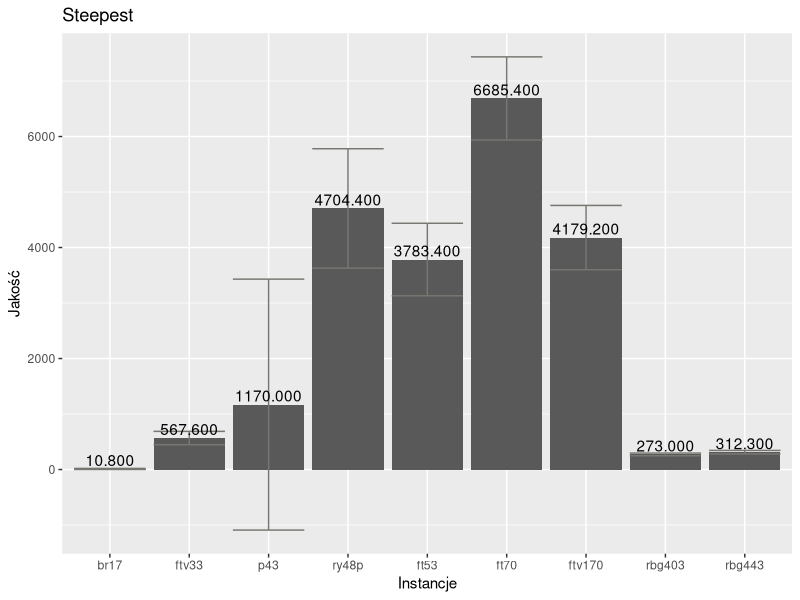
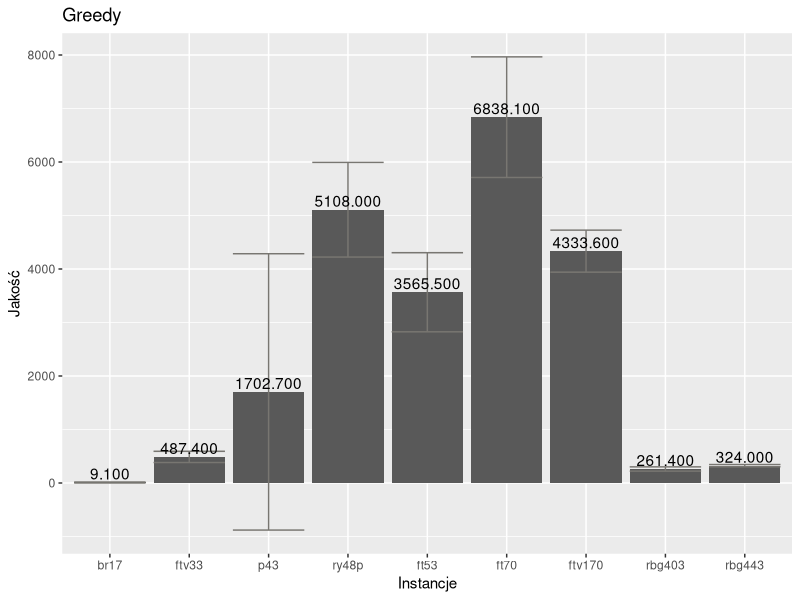
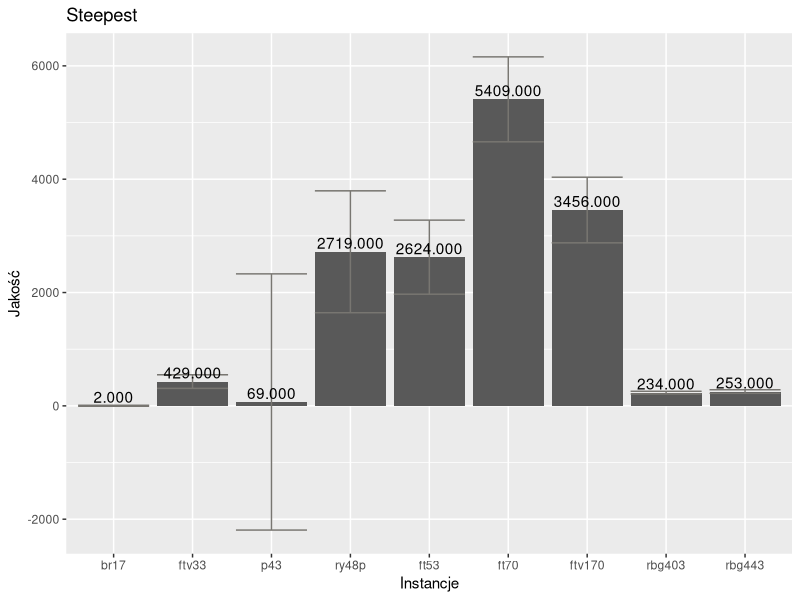
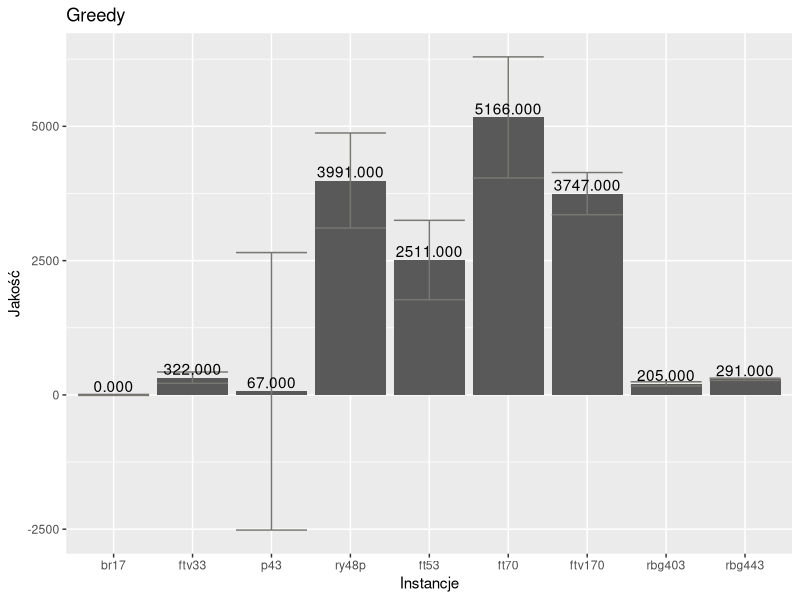
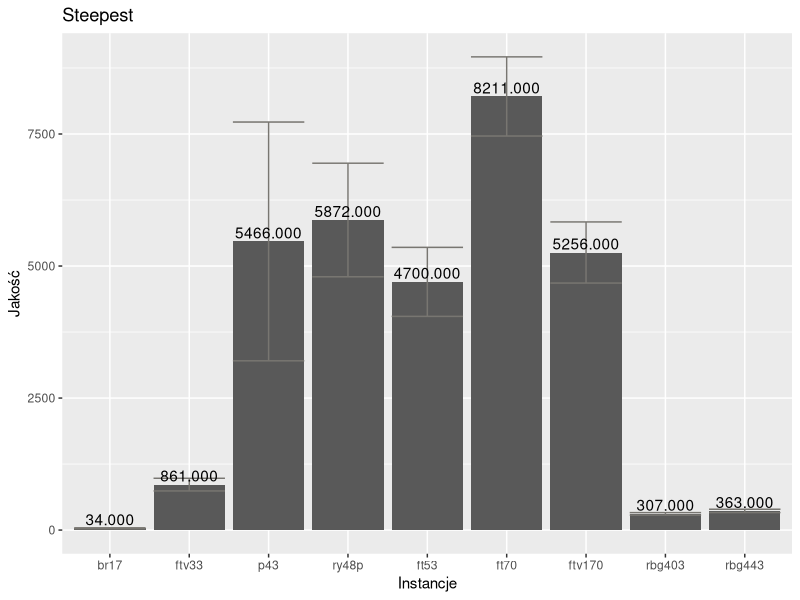
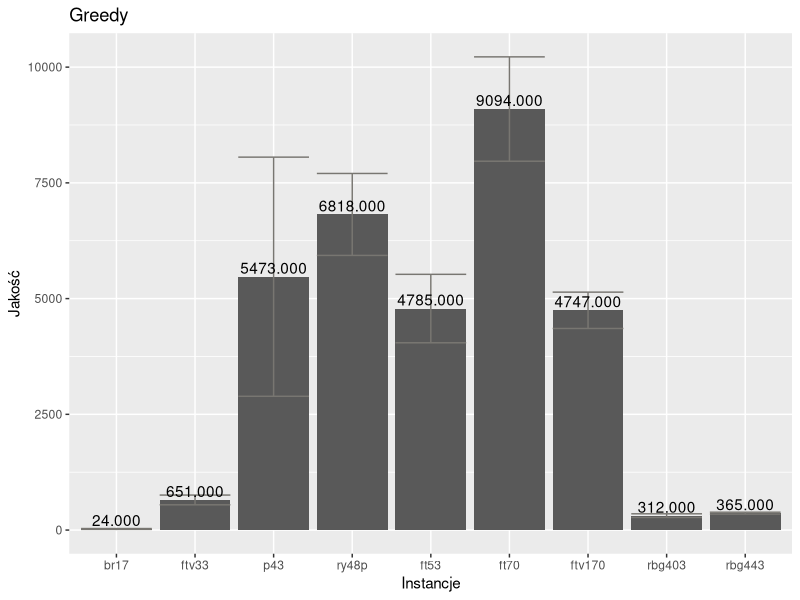
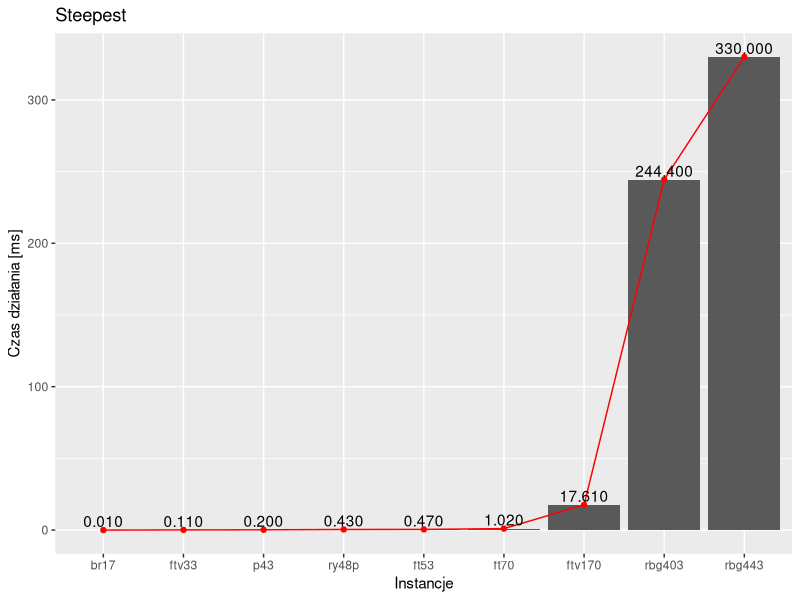
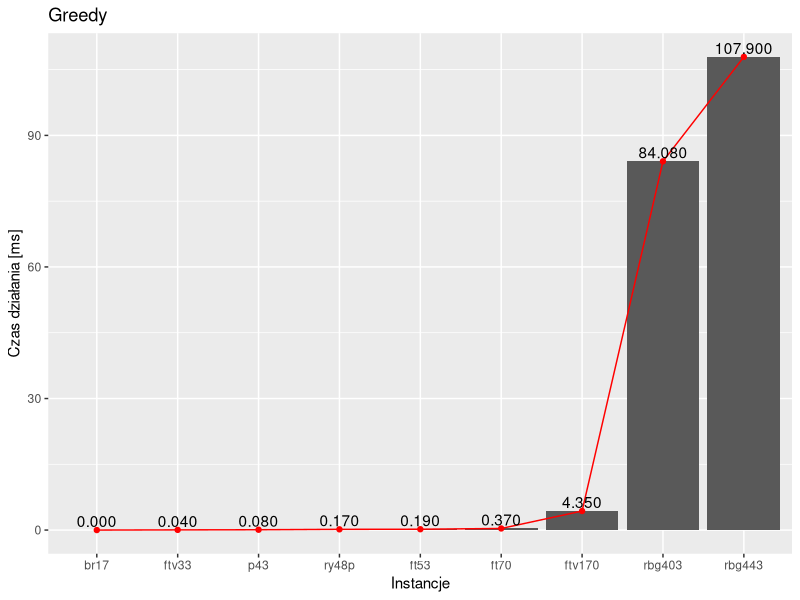

R code for these plots, in order:
## ---- chunk 1
knitr::opts_chunk$set(echo = TRUE)
## ---- chunk 2
library(dplyr)
library(ggplot2)
## ---- chunk 3
print(getwd())
results <- read.table("./../results/resultsWithout_kro124p.csv", head=TRUE, sep=",")
#perm <- select(results, "resultPermutation")[1,1]
#as.numeric(unlist(strsplit(perm, "\\|")))
algs_unique_names <- unique(results[["algName"]])
## ---- chunk 4
gp <- group_by(results, algName, setName)
gp <- summarize(gp, diff=mean(result-optimalResult), std=sd(result-optimalResult), nOfCities=mean(nOfCities))

for(uniqueAlgName in algs_unique_names)
{
  temp <- filter(gp, algName==uniqueAlgName)

plot <- ggplot(temp, aes(x=reorder(setName, nOfCities), y=diff, std=std, group=1)) +
  geom_bar(stat="identity", position="identity") +
  #geom_point(colour="red") +
  #geom_line(colour="red") +
  geom_errorbar(aes(ymin=diff-std, ymax=diff+std), colour="#787671") +
  geom_text(aes(label=sprintf("%0.3f", round(diff, digits=2))), position=position_dodge(width=0.9), vjust=-0.25) +
  labs(x="Instancje", y="Jakość", title=uniqueAlgName)

  
  filename <- paste("../results/zad2_point1_mean_",uniqueAlgName, ".pdf", sep="")
  ggsave(filename, plot=plot)
  print(plot)
}

## ---- chunk 5
gp <- group_by(results, algName, setName)
gp <- summarize(gp, diff=min(result-optimalResult), std=sd(result-optimalResult), nOfCities=mean(nOfCities))

for(uniqueAlgName in algs_unique_names)
{
  temp <- filter(gp, algName==uniqueAlgName)

plot <- ggplot(temp, aes(x=reorder(setName, nOfCities), y=diff, std=std, group=1)) +
  geom_bar(stat="identity", position="identity") +
  #geom_point(colour="red") +
  #geom_line(colour="red") +
  geom_errorbar(aes(ymin=diff-std, ymax=diff+std), colour="#787671") +
  geom_text(aes(label=sprintf("%0.3f", round(diff, digits=2))), position=position_dodge(width=0.9), vjust=-0.25) +
  labs(x="Instancje", y="Jakość", title=uniqueAlgName)

  filename <- paste("../results/zad2_point1_min_",uniqueAlgName, ".pdf", sep="")
  ggsave(filename, plot=plot)
  print(plot)
}

## ---- chunk 6
gp <- group_by(results, algName, setName)
gp <- summarize(gp, diff=max(result-optimalResult), std=sd(result-optimalResult), nOfCities=mean(nOfCities))

for(uniqueAlgName in algs_unique_names)
{
  temp <- filter(gp, algName==uniqueAlgName)

plot <- ggplot(temp, aes(x=reorder(setName, nOfCities), y=diff, std=std, group=1)) +
  geom_bar(stat="identity", position="identity") +
  #geom_point(colour="red") +
  #geom_line(colour="red") +
  geom_errorbar(aes(ymin=diff-std, ymax=diff+std), colour="#787671") +
  geom_text(aes(label=sprintf("%0.3f", round(diff, digits=2))), position=position_dodge(width=0.9), vjust=-0.25) +
  labs(x="Instancje", y="Jakość", title=uniqueAlgName)

  filename <- paste("../results/zad2_point1_max_",uniqueAlgName, ".pdf", sep="")
  ggsave(filename, plot=plot)
  print(plot)
}

## ---- chunk 7
gp <- group_by(results, algName, setName)
gp <- summarize(gp, timeOfRunningInMs=mean(timeOfRunningInMs), std=sd(timeOfRunningInMs), nOfCities=mean(nOfCities))

for(uniqueAlgName in algs_unique_names)
{
  temp <- filter(gp, algName==uniqueAlgName)

plot <- ggplot(temp, aes(x=reorder(setName, nOfCities), y=timeOfRunningInMs, group=1)) +
  geom_bar(stat="identity", position="identity") +
  geom_point(colour="red") +
  geom_line(colour="red") +
  geom_errorbar(aes(ymin=timeOfRunningInMs-std, ymax=timeOfRunningInMs+std), colour="#787671") +
  geom_text(aes(label=sprintf("%0.3f", round(timeOfRunningInMs, digits=2))), position=position_dodge(width=0.9), vjust=-0.25) +
  labs(x="Instancje", y="Czas działania [ms]", title=uniqueAlgName)

  filename <- paste("../results/zad2_point2_",uniqueAlgName, ".pdf", sep="")
  ggsave(filename, plot=plot)
  print(plot)
}

## ---- chunk 8
gp <- group_by(results, algName, setName)
gp <- summarize(gp, meanNumberOfSteps=mean(numberOfSteps), std=sd(numberOfSteps), nOfCities=mean(nOfCities))

for(uniqueAlgName in algs_unique_names)
{
  temp <- filter(gp, algName==uniqueAlgName)

plot <- ggplot(temp, aes(x=reorder(setName, nOfCities), y=meanNumberOfSteps, group=1)) +
  geom_bar(stat="identity", position="identity") +
  geom_point(colour="red") +
  geom_line(colour="red") +
  geom_errorbar(aes(ymin=meanNumberOfSteps-std, ymax=meanNumberOfSteps+std), colour="#787671") +
  geom_text(aes(label=sprintf("%0.3f", round(meanNumberOfSteps, digits=2))), position=position_dodge(width=0.9), vjust=-0.25) +
  labs(x="Instancje", y="Średnia liczba kroków", title=uniqueAlgName)

  filename <- paste("../results/zad2_point4_",uniqueAlgName, ".pdf", sep="")
  ggsave(filename, plot=plot)
  print(plot)
}

## ---- chunk 9
gp <- group_by(results, algName, setName)
gp <- summarize(gp, meanNumberOfCheckedResults=mean(numberOfCheckedResults), std=sd(numberOfCheckedResults), nOfCities=mean(nOfCities))

for(uniqueAlgName in algs_unique_names)
{
  temp <- filter(gp, algName==uniqueAlgName)

plot <- ggplot(temp, aes(x=reorder(setName, nOfCities), y=meanNumberOfCheckedResults, group=1)) +
  geom_bar(stat="identity", position="identity") +
  geom_point(colour="red") +
  geom_line(colour="red") +
  geom_errorbar(aes(ymin=meanNumberOfCheckedResults-std, ymax=meanNumberOfCheckedResults+std), colour="#787671") +
  geom_text(aes(label=sprintf("%0.3f", round(meanNumberOfCheckedResults, digits=2))), position=position_dodge(width=0.9), vjust=-0.25) +
  labs(x="Instancje", y="Średnia liczba ocenionych rozwiązań", title=uniqueAlgName)

  filename <- paste("../results/zad2_point5_",uniqueAlgName, ".pdf", sep="")
  ggsave(filename, plot=plot)
  print(plot)
}

